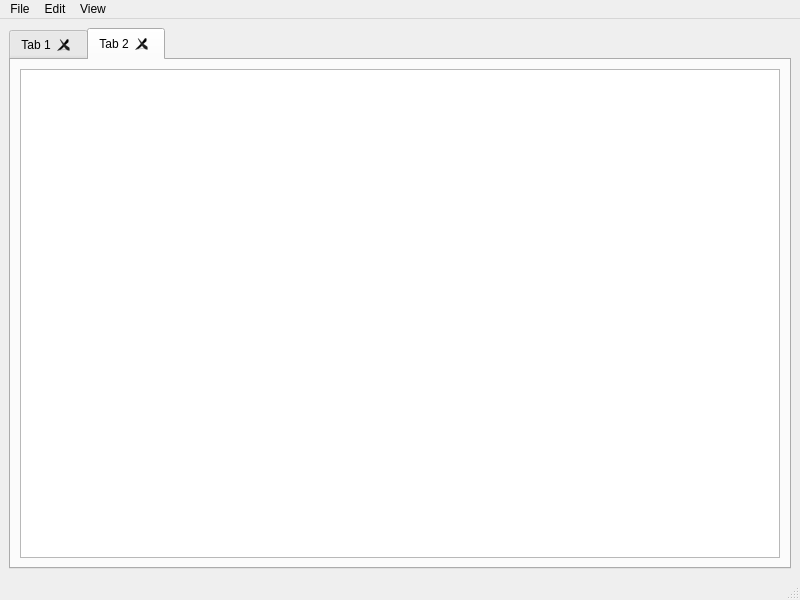
<?xml version="1.0" encoding="UTF-8"?>
<ui version="4.0">
 <class>Solver</class>
 <widget class="QMainWindow" name="Solver">
  <property name="geometry">
   <rect>
    <x>0</x>
    <y>0</y>
    <width>800</width>
    <height>600</height>
   </rect>
  </property>
  <property name="windowTitle">
   <string>Solver</string>
  </property>
  <widget class="QWidget" name="centralwidget">
   <layout class="QHBoxLayout" name="horizontalLayout_3">
    <item>
     <widget class="QTabWidget" name="tab_widget">
      <property name="tabShape">
       <enum>QTabWidget::Rounded</enum>
      </property>
      <property name="currentIndex">
       <number>1</number>
      </property>
      <property name="iconSize">
       <size>
        <width>40</width>
        <height>20</height>
       </size>
      </property>
      <property name="documentMode">
       <bool>false</bool>
      </property>
      <property name="tabsClosable">
       <bool>true</bool>
      </property>
      <property name="movable">
       <bool>true</bool>
      </property>
      <widget class="QWidget" name="tab_1">
       <attribute name="title">
        <string>Tab 1</string>
       </attribute>
       <layout class="QHBoxLayout" name="horizontalLayout_2">
        <item>
         <widget class="QTreeWidget" name="tree_widget">
          <property name="alternatingRowColors">
           <bool>true</bool>
          </property>
          <attribute name="headerVisible">
           <bool>false</bool>
          </attribute>
          <column>
           <property name="text">
            <string notr="true">1</string>
           </property>
          </column>
         </widget>
        </item>
       </layout>
      </widget>
      <widget class="QWidget" name="tab_2">
       <attribute name="title">
        <string>Tab 2</string>
       </attribute>
       <layout class="QHBoxLayout" name="horizontalLayout">
        <item>
         <widget class="QTreeWidget" name="tree_widget_2">
          <property name="alternatingRowColors">
           <bool>true</bool>
          </property>
          <attribute name="headerVisible">
           <bool>false</bool>
          </attribute>
          <column>
           <property name="text">
            <string notr="true">1</string>
           </property>
          </column>
         </widget>
        </item>
       </layout>
      </widget>
     </widget>
    </item>
   </layout>
  </widget>
  <widget class="QMenuBar" name="menu_bar">
   <property name="geometry">
    <rect>
     <x>0</x>
     <y>0</y>
     <width>800</width>
     <height>26</height>
    </rect>
   </property>
   <widget class="QMenu" name="menu_file">
    <property name="title">
     <string>File</string>
    </property>
    <addaction name="action_new"/>
    <addaction name="action_open"/>
    <addaction name="action_save"/>
    <addaction name="action_close"/>
   </widget>
   <widget class="QMenu" name="menu_edit">
    <property name="title">
     <string>Edit</string>
    </property>
    <addaction name="action_delete"/>
    <addaction name="action_insert"/>
    <addaction name="action_replace"/>
   </widget>
   <widget class="QMenu" name="menu_view">
    <property name="title">
     <string>View</string>
    </property>
    <widget class="QMenu" name="menu_theme">
     <property name="title">
      <string>Theme</string>
     </property>
     <addaction name="action_light"/>
     <addaction name="action_dark"/>
    </widget>
    <addaction name="action_only_keys"/>
    <addaction name="separator"/>
    <addaction name="action_font_size"/>
    <addaction name="menu_theme"/>
    <addaction name="action_color_schemes"/>
   </widget>
   <addaction name="menu_file"/>
   <addaction name="menu_edit"/>
   <addaction name="menu_view"/>
  </widget>
  <widget class="QStatusBar" name="statusbar"/>
  <action name="action_new">
   <property name="text">
    <string>New</string>
   </property>
   <property name="shortcut">
    <string>Ctrl+N</string>
   </property>
  </action>
  <action name="action_open">
   <property name="text">
    <string>Open</string>
   </property>
   <property name="shortcut">
    <string>Ctrl+O</string>
   </property>
  </action>
  <action name="action_save">
   <property name="text">
    <string>Save</string>
   </property>
   <property name="shortcut">
    <string>Ctrl+S</string>
   </property>
  </action>
  <action name="action_close">
   <property name="text">
    <string>Close</string>
   </property>
  </action>
  <action name="action_delete">
   <property name="text">
    <string>Delete</string>
   </property>
  </action>
  <action name="action_insert">
   <property name="text">
    <string>Insert</string>
   </property>
  </action>
  <action name="action_replace">
   <property name="text">
    <string>Replace</string>
   </property>
  </action>
  <action name="action_only_keys">
   <property name="checkable">
    <bool>true</bool>
   </property>
   <property name="text">
    <string>Show Only Keys</string>
   </property>
  </action>
  <action name="action_font_size">
   <property name="text">
    <string>Font Size:</string>
   </property>
  </action>
  <action name="action_light">
   <property name="checkable">
    <bool>true</bool>
   </property>
   <property name="text">
    <string>Light</string>
   </property>
  </action>
  <action name="action_dark">
   <property name="checkable">
    <bool>true</bool>
   </property>
   <property name="text">
    <string>Dark</string>
   </property>
  </action>
  <action name="action_color_schemes">
   <property name="text">
    <string>Color Schemes</string>
   </property>
  </action>
 </widget>
 <resources/>
 <connections/>
</ui>
